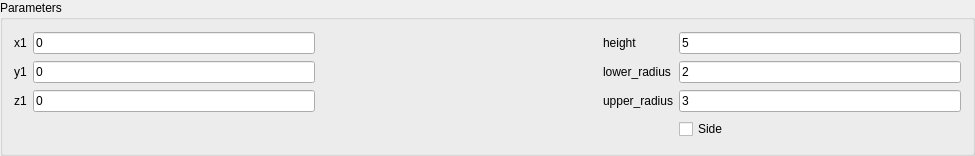
<?xml version="1.0" encoding="UTF-8"?>
<ui version="4.0">
 <class>ConeWidget</class>
 <widget class="QWidget" name="ConeWidget">
  <property name="geometry">
   <rect>
    <x>0</x>
    <y>0</y>
    <width>975</width>
    <height>156</height>
   </rect>
  </property>
  <property name="windowTitle">
   <string>ConeWidget</string>
  </property>
  <layout class="QVBoxLayout" name="verticalLayout">
   <property name="spacing">
    <number>0</number>
   </property>
   <property name="leftMargin">
    <number>0</number>
   </property>
   <property name="topMargin">
    <number>0</number>
   </property>
   <property name="rightMargin">
    <number>0</number>
   </property>
   <property name="bottomMargin">
    <number>0</number>
   </property>
   <item>
    <widget class="QGroupBox" name="groupBox">
     <property name="title">
      <string>Parameters</string>
     </property>
     <layout class="QGridLayout" name="gridLayout">
      <item row="2" column="0">
       <widget class="QLabel" name="label_4">
        <property name="text">
         <string>z1</string>
        </property>
       </widget>
      </item>
      <item row="0" column="4">
       <widget class="QLineEdit" name="lineEdit_height">
        <property name="text">
         <string>5</string>
        </property>
       </widget>
      </item>
      <item row="2" column="1">
       <widget class="QLineEdit" name="lineEdit_z1">
        <property name="text">
         <string>0</string>
        </property>
       </widget>
      </item>
      <item row="0" column="0">
       <widget class="QLabel" name="label_2">
        <property name="text">
         <string>x1</string>
        </property>
       </widget>
      </item>
      <item row="1" column="1">
       <widget class="QLineEdit" name="lineEdit_y1">
        <property name="text">
         <string>0</string>
        </property>
       </widget>
      </item>
      <item row="0" column="1">
       <widget class="QLineEdit" name="lineEdit_x1">
        <property name="text">
         <string>0</string>
        </property>
       </widget>
      </item>
      <item row="0" column="2">
       <spacer name="horizontalSpacer_2">
        <property name="orientation">
         <enum>Qt::Horizontal</enum>
        </property>
        <property name="sizeHint" stdset="0">
         <size>
          <width>40</width>
          <height>20</height>
         </size>
        </property>
       </spacer>
      </item>
      <item row="0" column="3">
       <widget class="QLabel" name="label_8">
        <property name="text">
         <string>height</string>
        </property>
       </widget>
      </item>
      <item row="1" column="0">
       <widget class="QLabel" name="label_3">
        <property name="text">
         <string>y1</string>
        </property>
       </widget>
      </item>
      <item row="1" column="3">
       <widget class="QLabel" name="label_9">
        <property name="text">
         <string>lower_radius</string>
        </property>
       </widget>
      </item>
      <item row="1" column="4">
       <widget class="QLineEdit" name="lineEdit_lower_radius">
        <property name="text">
         <string>2</string>
        </property>
       </widget>
      </item>
      <item row="2" column="3">
       <widget class="QLabel" name="label_11">
        <property name="text">
         <string>upper_radius</string>
        </property>
       </widget>
      </item>
      <item row="2" column="4">
       <widget class="QLineEdit" name="lineEdit_upper_radius">
        <property name="text">
         <string>3</string>
        </property>
       </widget>
      </item>
      <item row="3" column="4">
       <widget class="QCheckBox" name="checkBox_side">
        <property name="text">
         <string>Side</string>
        </property>
       </widget>
      </item>
     </layout>
    </widget>
   </item>
  </layout>
 </widget>
 <layoutdefault spacing="6" margin="11"/>
 <resources/>
 <connections/>
</ui>
